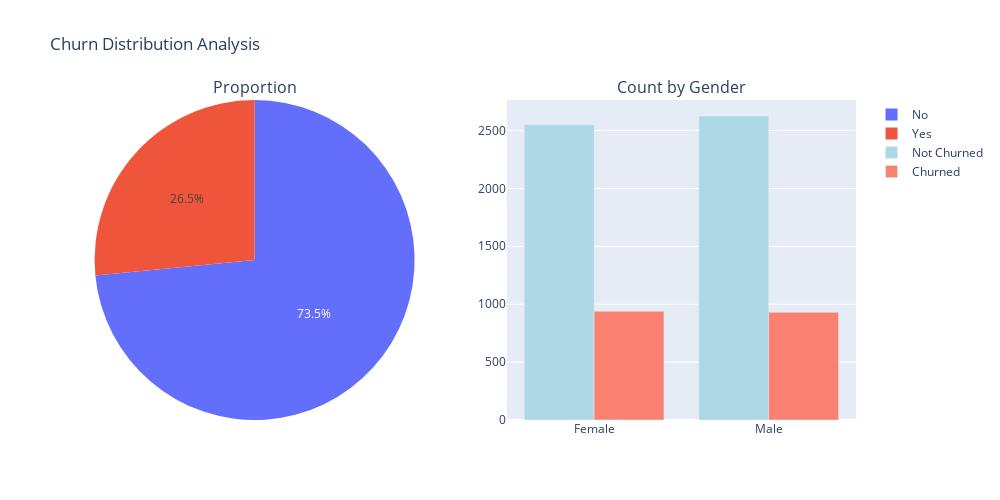

Here is the notebook cell this chart was saved with:
### Code cell
# Target variable distribution
fig = make_subplots(rows=1, cols=2, 
                    specs=[[{'type':'pie'}, {'type':'bar'}]],
                    subplot_titles=['Proportion', 'Count by Gender'])

# Pie chart
fig.add_trace(go.Pie(labels=df['Churn'].value_counts().index, 
                     values=df['Churn'].value_counts().values,
                     name="Churn Proportion"), 
              row=1, col=1)

# Bar chart by gender
churn_by_gender = df.groupby(['gender', 'Churn']).size().unstack()
fig.add_trace(go.Bar(x=churn_by_gender.index,
                     y=churn_by_gender.iloc[:, 0],
                     name='Not Churned',
                     marker_color='lightblue'),
              row=1, col=2)
fig.add_trace(go.Bar(x=churn_by_gender.index,
                     y=churn_by_gender.iloc[:, 1],
                     name='Churned',
                     marker_color='salmon'),
              row=1, col=2)

fig.update_layout(title='Churn Distribution Analysis', 
                  height=500, width=1000,
                  showlegend=True)
fig.show()

### Figure 1 — Plotly figure (JSON) as saved in the notebook; plotly's stock layout.template omitted (floating-point values rounded to 4 significant figures)
{"data": [{"domain": {"x": [0, 0.45], "y": [0, 1]}, "labels": ["No", "Yes"], "name": "Churn Proportion", "type": "pie", "values": [5174, 1869]}, {"marker": {"color": "lightblue"}, "name": "Not Churned", "type": "bar", "x": ["Female", "Male"], "xaxis": "x", "y": [2549, 2625], "yaxis": "y"}, {"marker": {"color": "salmon"}, "name": "Churned", "type": "bar", "x": ["Female", "Male"], "xaxis": "x", "y": [939, 930], "yaxis": "y"}], "layout": {"annotations": [{"font": {"size": 16}, "showarrow": false, "text": "Proportion", "x": 0.225, "xanchor": "center", "xref": "paper", "y": 1, "yanchor": "bottom", "yref": "paper"}, {"font": {"size": 16}, "showarrow": false, "text": "Count by Gender", "x": 0.775, "xanchor": "center", "xref": "paper", "y": 1, "yanchor": "bottom", "yref": "paper"}], "height": 500, "showlegend": true, "title": {"text": "Churn Distribution Analysis"}, "width": 1000, "xaxis": {"anchor": "y", "domain": [0.55, 1]}, "yaxis": {"anchor": "x", "domain": [0, 1]}}}
